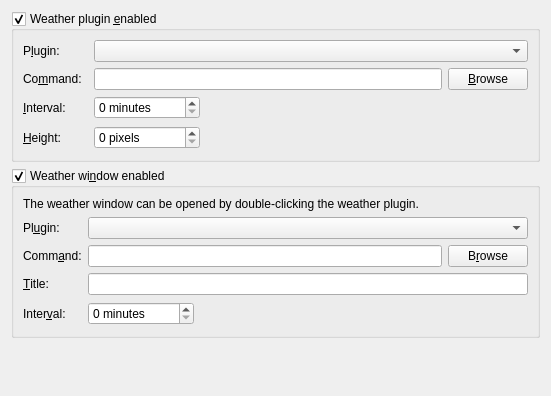
     <widget class="QWidget" name="weatherPluginsTab">
      <attribute name="title">
       <string>&amp;Weather plugin</string>
      </attribute>
      <layout class="QVBoxLayout" name="verticalLayout_10">
       <item>
        <widget class="QGroupBox" name="weatherPluginBox">
         <property name="toolTip">
          <string>&lt;html&gt;The weather plugin is displayed on the right of the upper part of the main window.&lt;/html&gt;</string>
         </property>
         <property name="title">
          <string>Weather plugin &amp;enabled</string>
         </property>
         <property name="checkable">
          <bool>true</bool>
         </property>
         <layout class="QGridLayout" name="gridLayout_12">
          <item row="6" column="0" colspan="2">
           <widget class="QLabel" name="weatherPluginHeightLabel">
            <property name="text">
             <string>&amp;Height:</string>
            </property>
            <property name="buddy">
             <cstring>weatherPluginHeightInput</cstring>
            </property>
           </widget>
          </item>
          <item row="6" column="2">
           <widget class="QSpinBox" name="weatherPluginHeightInput">
            <property name="toolTip">
             <string>&lt;html&gt;The height of the weather plugin in pixels&lt;/html&gt;</string>
            </property>
            <property name="suffix">
             <string extracomment="With leading space"> pixels</string>
            </property>
            <property name="maximum">
             <number>65535</number>
            </property>
           </widget>
          </item>
          <item row="6" column="3">
           <spacer name="horizontalSpacer_5">
            <property name="orientation">
             <enum>Qt::Horizontal</enum>
            </property>
            <property name="sizeHint" stdset="0">
             <size>
              <width>298</width>
              <height>25</height>
             </size>
            </property>
           </spacer>
          </item>
          <item row="4" column="0">
           <widget class="QLabel" name="weatherPluginIntervalLabel">
            <property name="text">
             <string>&amp;Interval:</string>
            </property>
            <property name="buddy">
             <cstring>weatherPluginIntervalInput</cstring>
            </property>
           </widget>
          </item>
          <item row="1" column="0">
           <widget class="QLabel" name="weatherPluginLabel">
            <property name="text">
             <string>P&amp;lugin:</string>
            </property>
            <property name="buddy">
             <cstring>weatherPluginInput</cstring>
            </property>
           </widget>
          </item>
          <item row="4" column="2">
           <widget class="QSpinBox" name="weatherPluginIntervalInput">
            <property name="toolTip">
             <string>&lt;html&gt;The time between updates of the weather plugin&lt;/html&gt;</string>
            </property>
            <property name="suffix">
             <string extracomment="With leading space"> minutes</string>
            </property>
            <property name="maximum">
             <number>86400</number>
            </property>
           </widget>
          </item>
          <item row="4" column="3">
           <spacer name="horizontalSpacer_6">
            <property name="orientation">
             <enum>Qt::Horizontal</enum>
            </property>
            <property name="sizeHint" stdset="0">
             <size>
              <width>172</width>
              <height>20</height>
             </size>
            </property>
           </spacer>
          </item>
          <item row="1" column="2" colspan="2">
           <widget class="SkComboBox" name="weatherPluginInput"/>
          </item>
          <item row="2" column="0">
           <widget class="QLabel" name="weatherPluginCommandLabel">
            <property name="text">
             <string>Co&amp;mmand:</string>
            </property>
            <property name="buddy">
             <cstring>weatherPluginCommandInput</cstring>
            </property>
           </widget>
          </item>
          <item row="2" column="2" colspan="2">
           <widget class="QWidget" name="widget_4" native="true">
            <layout class="QHBoxLayout" name="horizontalLayout_6">
             <property name="margin">
              <number>0</number>
             </property>
             <item>
              <widget class="QLineEdit" name="weatherPluginCommandInput">
               <property name="toolTip">
                <string>&lt;html&gt;The program to execute for external weather plugins. Programs in the plugin path can be specified without path.&lt;/html&gt;</string>
               </property>
              </widget>
             </item>
             <item>
              <widget class="QPushButton" name="browseWeatherPluginCommandButton">
               <property name="text">
                <string>&amp;Browse</string>
               </property>
              </widget>
             </item>
            </layout>
           </widget>
          </item>
         </layout>
        </widget>
       </item>
       <item>
        <widget class="QGroupBox" name="weatherWindowBox">
         <property name="title">
          <string>Weather wi&amp;ndow enabled</string>
         </property>
         <property name="checkable">
          <bool>true</bool>
         </property>
         <layout class="QGridLayout" name="gridLayout_11">
          <item row="1" column="0">
           <widget class="QLabel" name="weatherWindowPluginLabel">
            <property name="text">
             <string>Pl&amp;ugin:</string>
            </property>
            <property name="buddy">
             <cstring>weatherWindowPluginInput</cstring>
            </property>
           </widget>
          </item>
          <item row="4" column="0">
           <widget class="QLabel" name="weatherWindowTitleLabel">
            <property name="text">
             <string>&amp;Title:</string>
            </property>
            <property name="buddy">
             <cstring>weatherWindowTitleInput</cstring>
            </property>
           </widget>
          </item>
          <item row="4" column="1" colspan="2">
           <widget class="QLineEdit" name="weatherWindowTitleInput">
            <property name="toolTip">
             <string>&lt;html&gt;The title of the weather window&lt;/html&gt;</string>
            </property>
           </widget>
          </item>
          <item row="5" column="0">
           <widget class="QLabel" name="weatherWindowIntervalLabel">
            <property name="text">
             <string>Inter&amp;val:</string>
            </property>
            <property name="buddy">
             <cstring>weatherWindowIntervalInput</cstring>
            </property>
           </widget>
          </item>
          <item row="5" column="1">
           <widget class="QSpinBox" name="weatherWindowIntervalInput">
            <property name="toolTip">
             <string>&lt;html&gt;The time between updates of the picture in the weather window&lt;/html&gt;</string>
            </property>
            <property name="suffix">
             <string extracomment="With leading space"> minutes</string>
            </property>
            <property name="maximum">
             <number>86400</number>
            </property>
           </widget>
          </item>
          <item row="5" column="2">
           <spacer name="horizontalSpacer_4">
            <property name="orientation">
             <enum>Qt::Horizontal</enum>
            </property>
            <property name="sizeHint" stdset="0">
             <size>
              <width>328</width>
              <height>25</height>
             </size>
            </property>
           </spacer>
          </item>
          <item row="0" column="0" colspan="3">
           <widget class="QLabel" name="label_4">
            <property name="text">
             <string>The weather window can be opened by double-clicking the weather plugin.</string>
            </property>
            <property name="wordWrap">
             <bool>true</bool>
            </property>
           </widget>
          </item>
          <item row="1" column="1" colspan="2">
           <widget class="SkComboBox" name="weatherWindowPluginInput"/>
          </item>
          <item row="3" column="0">
           <widget class="QLabel" name="weatherWindowCommandLabel">
            <property name="text">
             <string>Comm&amp;and:</string>
            </property>
            <property name="buddy">
             <cstring>weatherWindowCommandInput</cstring>
            </property>
           </widget>
          </item>
          <item row="3" column="1" colspan="2">
           <widget class="QWidget" name="widget_5" native="true">
            <layout class="QHBoxLayout" name="horizontalLayout_5">
             <property name="margin">
              <number>0</number>
             </property>
             <item>
              <widget class="QLineEdit" name="weatherWindowCommandInput">
               <property name="toolTip">
                <string>&lt;html&gt;The program to execute for external weather plugins. Programs in the plugin path can be specified without path.&lt;/html&gt;</string>
               </property>
              </widget>
             </item>
             <item>
              <widget class="QPushButton" name="browseWeatherWindowCommandButton">
               <property name="text">
                <string>B&amp;rowse</string>
               </property>
              </widget>
             </item>
            </layout>
           </widget>
          </item>
         </layout>
        </widget>
       </item>
       <item>
        <spacer name="verticalSpacer_10">
         <property name="orientation">
          <enum>Qt::Vertical</enum>
         </property>
         <property name="sizeHint" stdset="0">
          <size>
           <width>20</width>
           <height>47</height>
          </size>
         </property>
        </spacer>
       </item>
      </layout>
     </widget>
